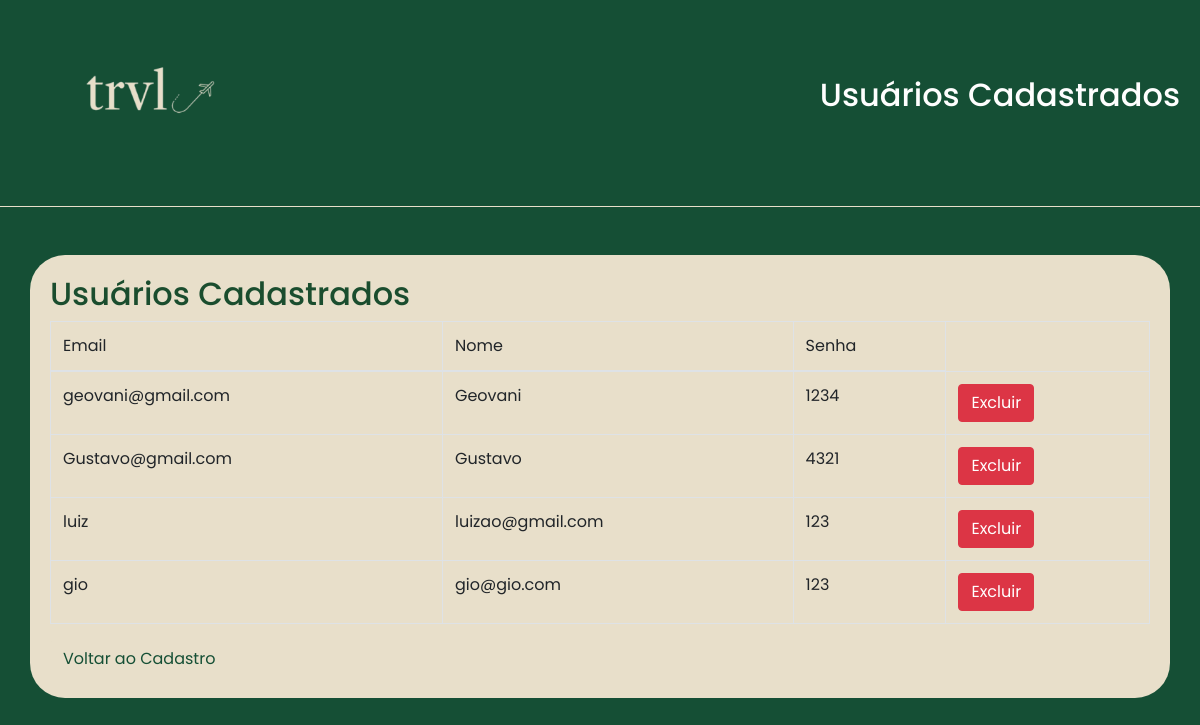
Before: /usuarios with the older database file.
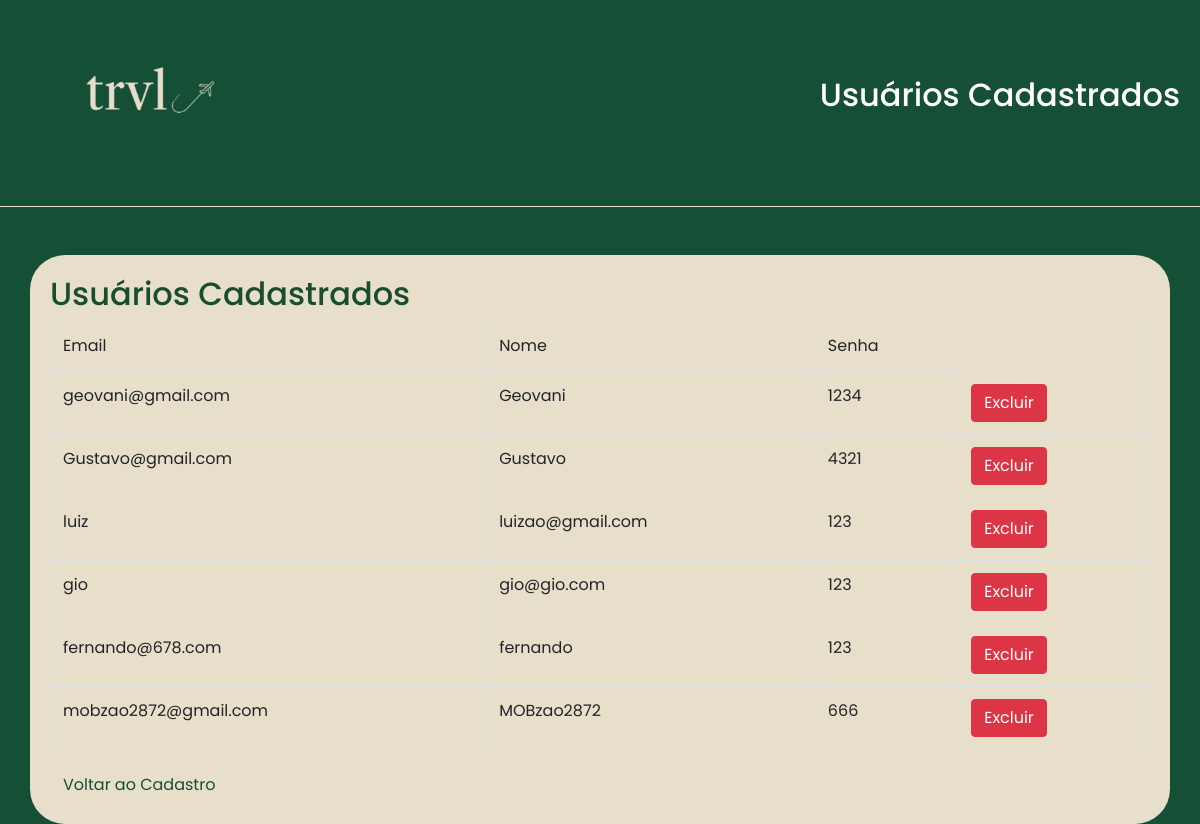
After: the same page with the newer database file.
### tables this page shows
CREATE TABLE usuarios
                   (email text primary key,nome text,senha text);

### src/app.py (the view)
@app.route('/usuarios')
def listar_usuarios():
    conexao = database.conectar_banco()
    cursor = conexao.cursor()
    cursor.execute("SELECT * FROM usuarios")
    usuarios = cursor.fetchall()
    conexao.close()
    return render_template('usuarios.html', usuarios=usuarios)

### src/database.py (called while the page is built)
def conectar_banco():
    conexao = sqlite3.connect("trvl.db")
    return conexao

### src/templates/usuarios.html (shortened to what this page needs)
<!DOCTYPE html>
<html lang="pt-BR">
<head>
    <link rel="stylesheet" href="https://stackpath.bootstrapcdn.com/bootstrap/4.5.2/css/bootstrap.min.css">
    <link rel="stylesheet" href="static/style.css">
</head>
<body>
    <header>
        <a href="/"><img src="static/imgs/logo.png" alt="Logo TRVL" class="logo"></a>
        <div class="user-info">
            <H1> <h2>Usuários Cadastrados</h2></H1>
        </div>
    </header>
    <hr>
<div class="container mt-5">
    <h2>Usuários Cadastrados</h2>
    <table class="table table-bordered">
        <thead>
            <tr>
                <th>Email</th>
                <th>Nome</th>
                <th>Senha</th>
            </tr>
        </thead>
        <tbody>
            {% for usuario in usuarios %}
            <tr>
                <td>{{ usuario[0] }}</td>
                <td>{{ usuario[1] }}</td>
                <td>{{ usuario[2] }}</td>
                <td>
                    <form action="{{url_for('excluir_usuario') }}" method="POST">
                        <button type="submit" class="btn btn-danger">Excluir</button>
                    </form>
                </td>
            </tr>
            {% endfor %}
        </tbody>
    </table>
    <a href="/" class="btn btn-primary">Voltar ao Cadastro</a>
</div>
</body>
</html>

Changed rows visible on the page:
added usuarios: email "fernando@678.com", nome "fernando", senha "123"
added usuarios: email "mobzao2872@gmail.com", nome "MOBzao2872", senha "666"
